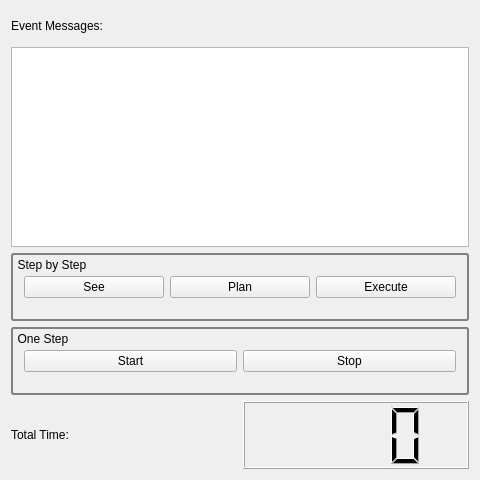
<?xml version="1.0" encoding="UTF-8"?>
<ui version="4.0">
 <class>DexterityServer</class>
 <widget class="QMainWindow" name="DexterityServer">
  <property name="geometry">
   <rect>
    <x>0</x>
    <y>0</y>
    <width>480</width>
    <height>480</height>
   </rect>
  </property>
  <property name="sizePolicy">
   <sizepolicy hsizetype="Expanding" vsizetype="Expanding">
    <horstretch>0</horstretch>
    <verstretch>0</verstretch>
   </sizepolicy>
  </property>
  <property name="minimumSize">
   <size>
    <width>240</width>
    <height>360</height>
   </size>
  </property>
  <property name="maximumSize">
   <size>
    <width>480</width>
    <height>720</height>
   </size>
  </property>
  <property name="windowTitle">
   <string>Dexterity Server</string>
  </property>
  <widget class="QWidget" name="centralWidget">
   <layout class="QGridLayout" name="gridLayout">
    <item row="0" column="0">
     <widget class="QLabel" name="msgs_label">
      <property name="minimumSize">
       <size>
        <width>0</width>
        <height>20</height>
       </size>
      </property>
      <property name="maximumSize">
       <size>
        <width>16777215</width>
        <height>30</height>
       </size>
      </property>
      <property name="text">
       <string>Event Messages:</string>
      </property>
     </widget>
    </item>
    <item row="6" column="1">
     <widget class="QLCDNumber" name="totalTime_lcdNumber">
      <property name="digitCount">
       <number>4</number>
      </property>
     </widget>
    </item>
    <item row="4" column="0" colspan="2">
     <widget class="QGroupBox" name="stepByStep_groupBox">
      <property name="styleSheet">
       <string notr="true">QGroupBox { 
   border: 2px solid gray; 
   border-radius: 3px; 
}

QGroupBox::title { 
    background-color: transparent;
    subcontrol-position: top left; /* position at the top left*/ 
    padding-top: 5px;
    padding-left: 5px;
 } </string>
      </property>
      <property name="title">
       <string>Step by Step</string>
      </property>
      <layout class="QHBoxLayout" name="horizontalLayout_2">
       <item>
        <widget class="QPushButton" name="see_pushButton">
         <property name="sizePolicy">
          <sizepolicy hsizetype="Preferred" vsizetype="Fixed">
           <horstretch>0</horstretch>
           <verstretch>0</verstretch>
          </sizepolicy>
         </property>
         <property name="text">
          <string>See</string>
         </property>
        </widget>
       </item>
       <item>
        <widget class="QPushButton" name="plan_pushButton">
         <property name="sizePolicy">
          <sizepolicy hsizetype="Preferred" vsizetype="Fixed">
           <horstretch>0</horstretch>
           <verstretch>0</verstretch>
          </sizepolicy>
         </property>
         <property name="text">
          <string>Plan</string>
         </property>
        </widget>
       </item>
       <item>
        <widget class="QPushButton" name="execute_pushButton">
         <property name="sizePolicy">
          <sizepolicy hsizetype="Preferred" vsizetype="Fixed">
           <horstretch>0</horstretch>
           <verstretch>0</verstretch>
          </sizepolicy>
         </property>
         <property name="text">
          <string>Execute</string>
         </property>
        </widget>
       </item>
      </layout>
     </widget>
    </item>
    <item row="6" column="0">
     <widget class="QLabel" name="label">
      <property name="text">
       <string>Total Time:</string>
      </property>
     </widget>
    </item>
    <item row="5" column="0" colspan="2">
     <widget class="QGroupBox" name="oneStep_groupBox">
      <property name="styleSheet">
       <string notr="true">QGroupBox { 
   border: 2px solid gray; 
   border-radius: 3px; 
}

QGroupBox::title { 
    background-color: transparent;
    subcontrol-position: top left; /* position at the top left*/ 
    padding-top: 5px;
    padding-left: 5px;
 } </string>
      </property>
      <property name="title">
       <string>One Step</string>
      </property>
      <layout class="QHBoxLayout" name="horizontalLayout">
       <item>
        <widget class="QPushButton" name="start_pushButton">
         <property name="sizePolicy">
          <sizepolicy hsizetype="Preferred" vsizetype="Fixed">
           <horstretch>0</horstretch>
           <verstretch>0</verstretch>
          </sizepolicy>
         </property>
         <property name="text">
          <string>Start</string>
         </property>
        </widget>
       </item>
       <item>
        <widget class="QPushButton" name="stop_pushButton">
         <property name="text">
          <string>Stop</string>
         </property>
        </widget>
       </item>
      </layout>
     </widget>
    </item>
    <item row="2" column="0" colspan="2">
     <widget class="QListWidget" name="msgs_listWidget">
      <property name="sizePolicy">
       <sizepolicy hsizetype="MinimumExpanding" vsizetype="MinimumExpanding">
        <horstretch>0</horstretch>
        <verstretch>0</verstretch>
       </sizepolicy>
      </property>
      <property name="maximumSize">
       <size>
        <width>16777215</width>
        <height>200</height>
       </size>
      </property>
     </widget>
    </item>
   </layout>
  </widget>
 </widget>
 <layoutdefault spacing="6" margin="11"/>
 <resources/>
 <connections/>
</ui>
